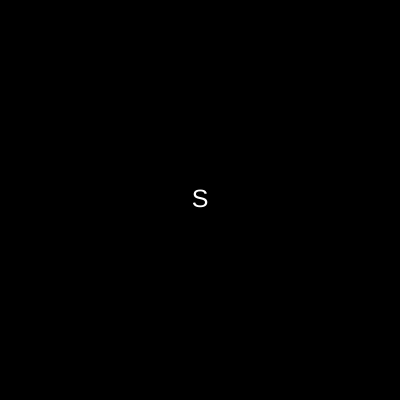
Frame 1 (no input)
Frame 60 (no input): identical to frame 1, image omitted
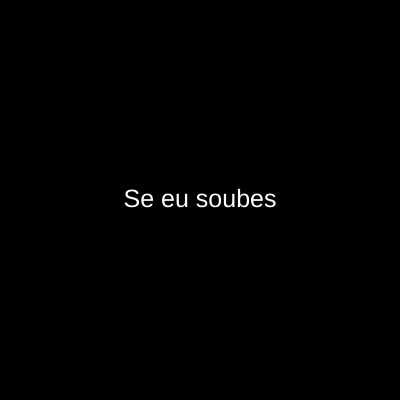
Frame 120 (the mouse pressed at the canvas centre since frame 60)

The p5.js sketch that drew these frames (run headless with seeded random() and noise() and a simulated clock; from frame 60 on, the mouse is pressed at the canvas centre):

// p5.js sketch
// ── sketch.js
let palavra





function setup() {
  createCanvas(400, 400);

  palavra = palavraAleatoria();
}





function palavraAleatoria() {
     let palavras = ["Vendo pó...... esia", "Choveu...", "Dona Judith morreu!", "Hum-hum", "Se eu soubesse diria...", "Você viu meu outro chinelo?"];
  return random(palavras);
}





function inicializaCores() {
  
  background("black");
  fill("white");
  textSize(64);
  textAlign(CENTER, CENTER);
}





function palavraParcial(minimo, maximo) {
  let quantidade = map(mouseX, minimo, maximo, 1, palavra.length);
  let parcial = palavra.substring(0, quantidade);
  return parcial;
}





function draw() {
  
  inicializaCores();
 
  let poesia = palavraParcial(0, width);
  
  textSize(25);
  text(poesia, 200, 200);
  
}





// ideia para aplicativos de streamming
function sugestaoDeFilmePorNacionalidade(país) {
 //   filmes selecionados por listas prontas para rascunho
  let filmesBrasileiros = ["Limite", "Deus e o Diabo na Terra do Sol", "Cidade de Deus", "Macunaíma", "Central do Brasil"];
  let filmesArgentinos = ["Esperando la Carroza", "Camila", "A História Oficial", "Um Lugar no Mundo", "A Mulher Sem Cabeça"];
  let filmesPortuguêses = ["Amelia's Children", "Diálogos Depois do Fim", "Dispararon al pianista", "Crowrã", "Clandestina"];
  let filmesEUA = ["Cidadão Kane", "O Mundo a Seus Pés", "O Poderoso Chefão", "O Padrinho", "Casablanca"];
  
  let filmes = filmesBrasileiros + filmesArgentinos + filmesPortuguêses + filmesEUA;
  
  let filmeSugerido = random(filmes);
  
      return filmeSugerido;
  
}
